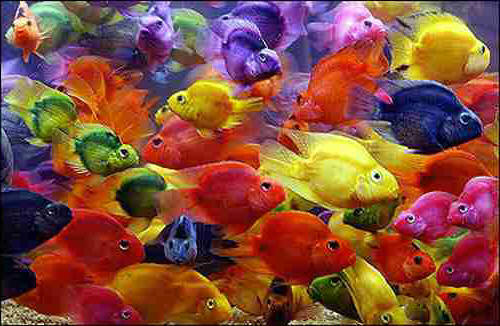
#> input picture ps_2/fish.jpg, 500 x 326 px
$ python colorQuantizationMain.py
#> lines starting #> are read from the running program, lines starting #| are printed output that depends on the picture
### ps_2/quantizeRGB.py
#!/usr/bin/python3
"""Code to quantize RGB image using k-means clustering"""

# Importing Modules
import imageio
import matplotlib.pyplot as plt
import numpy as np
from scipy.cluster.vq import kmeans2
from skimage import img_as_ubyte as convertToInt

# Authorship Information
__author__ = "Harsh Bhate"
__email__ = "bhate@gatech.edu"

# Helper Functions
# [24 lines left out: function view_image, not called in this run]

# QuantizedRGB Function
def quantizeRGB(origImg, k):
    """Quantizes image in the 3D RGB space using k-means clustering
    Parameters
    ----------
    origImg : array_like (np.uint8)
        The original image of shape M * N * 3 in RGB format
    k : int
        Number of centers for clustering
    Returns
    -------
    outputImg : array_like (np.uint8)
        Quantized image of shape
    meanColors : array_like
        Array containing location of the k centers (k*3)
    """
    # Extracting the shape information for the image
    h, w, c = origImg.shape
    # Converting image to float
    origImg = np.array(origImg, dtype=np.float64)/255
    # Running sanity check
    assert c == 3, "Image is not color!"
    # Generating a pixel matrix (reshaped image)
    pixelImg = np.reshape(origImg, (-1, c))
    # Performing k-means clustering
    meanColors, pixelLabel = kmeans2(pixelImg, k, iter=25)
    # Reshaping to get quantized image back
    quantizedImg = np.zeros((h,w,c))
    labelID = 0
    for i in range(h):
        for j in range(w):
            quantizedImg[i][j] = meanColors[pixelLabel[labelID]]
            labelID += 1
    # Renormalizing
    outputImg = convertToInt(quantizedImg)
    return [outputImg, meanColors]

# Test
# [23 lines left out: function test_quantizeRGB, not called in this run]

# Comment if test is not required
# Main
# [2 lines that do not run on import are left out]

### ps_2/quantizeHSV.py
#!/usr/bin/python3
"""Code to quantize HSV image using k-means clustering"""

# Importing Modules
import imageio
import matplotlib.pyplot as plt
import numpy as np
from scipy.cluster.vq import kmeans2
from skimage import img_as_ubyte as convertToInt
from skimage.color import rgb2hsv as convertToHSV
from skimage.color import hsv2rgb as convertToRGB


# Authorship Information
__author__ = "Harsh Bhate"
__email__ = "bhate@gatech.edu"

# Helper Functions
# [24 lines left out: function view_image, not called in this run]

# QuantizedHSV Function
def quantizeHSV(origImg, k):
    """Quantizes image in the 3D HSV space using k-means clustering
    Parameters
    ----------
    origImg : array_like (np.uint8)
        The original image of shape M * N * 3 in RGB format
    k : int
        Number of centers for clustering
    Returns
    -------
    outputImg : array_like (np.uint8)
        Quantized image of shape M * N * 3 in RGB
    meanColors : array_like
        Array containing location of the k centers (k*3)
    """
    # Extracting the shape information for the image
    h, w, c = origImg.shape
    # Running sanity check
    assert c == 3, "Image is not color!"
    # Converting image to hsv
    hsvImg = convertToHSV(origImg)
    hueImg = hsvImg[:, :, 0]
    satImg = hsvImg[:, :, 1]
    valImg = hsvImg[:, :, 2]
    # Generating a pixel matrix (reshaped image)
    pixelImg = np.reshape(hueImg, (-1, 1))
    # Performing k-means clustering
    meanHues, pixelLabel = kmeans2(pixelImg, k)
    # Reshaping to get quantized image back
    quantizedImg = np.zeros((h,w))
    labelID = 0
    for i in range(h):
        for j in range(w):
            quantizedImg[i][j] = meanHues[pixelLabel[labelID]]
            labelID += 1
    # Adding to the colorspace
    outputHSV = np.dstack((quantizedImg, satImg, valImg))
    outputImg = convertToInt(convertToRGB(outputHSV))
    return [outputImg, meanHues]

# Test
# [23 lines left out: function test_quantizeHSV, not called in this run]

# Comment if test is not required
# Main
# [2 lines that do not run on import are left out]

### ps_2/computeQuantizationError.py
#!/usr/bin/python3
"""Code to compute SSD Quantization error"""

# Importing Modules
import imageio
import matplotlib.pyplot as plt
import numpy as np

# Importing custom modules
from quantizeHSV import quantizeHSV
from quantizeRGB import quantizeRGB

# Authorship Information
__author__ = "Harsh Bhate"
__email__ = "bhate@gatech.edu"

# QuantizedHSV Function
def computeQuantizationError(origImg, quantizedImg):
    """Computes the quantization error between original
    and quantized image.
    Parameters
    ----------
    origImg : array_like (np.uint8)
        The original image of shape M * N * 3 in RGB format
    quantizedImg : array_like (np.uint8)
        The quantized image of shape M * N * 3 in RGB format
    Returns
    -------
    error : float
        The error value between the original and quantized image
    """
    # Convert the images to float and normalize
    origImg = np.array(origImg, dtype=np.float64)/255
    quantizedImg = np.array(quantizedImg, dtype=np.float64)/255
    # Compute error
    errorImg = origImg - quantizedImg
    squaredError = np.square(errorImg)
    error = np.sum(squaredError)
    return error

# Test
# [27 lines left out: function test_computeQuantizationError, not called in this run]

# Comment if test is not required
# Main
# [2 lines that do not run on import are left out]

### ps_2/getHueHists.py
#!/usr/bin/python3
"""Code to generate Hue Histograms"""

# Importing Modules
import imageio
import matplotlib.pyplot as plt
import numpy as np
from scipy.cluster.vq import kmeans2
from skimage.color import rgb2hsv as convertToHSV

# Authorship Information
__author__ = "Harsh Bhate"
__email__ = "bhate@gatech.edu"

# Helper functions
# [28 lines left out: function view_histogram, not called in this run]

# HueHist
def getHueHists(im, k):
    """Generates histogram for hue and quantized hue
    Parameters
    ----------
    im : array_like (np.uint8)
        The original image of shape M * N * 3 in RGB format
    k : int
        Number of cluster centers
    Returns
    -------
        histEqual : array_like
            The hue histogram of image
        histClustered : array_like
            The hue histogram of quantized image
    """
    h, w, c = im.shape
    # Convert image to HSV
    hsvIm = convertToHSV(im)
    hueIm = hsvIm[:,:,0]
    # Quantize HSV
    # Generating a pixel matrix (reshaped image)
    pixelImg = np.reshape(hueIm, (-1, 1))
    # Performing k-means clustering
    meanHues, pixelLabel = kmeans2(pixelImg, k)
    # Reshaping to get quantized image back
    quantizedIm = np.zeros((h,w))
    labelID = 0
    for i in range(h):
        for j in range(w):
            quantizedIm[i][j] = meanHues[pixelLabel[labelID]]
            labelID += 1
    # Generate histogram
    histEqual, _ = np.histogram(hueIm.ravel(),
                    bins=360)
    histClustered, _ = np.histogram(quantizedIm.ravel(),
                    bins=360)
    # Display plot
    plt.show()
    return [histEqual,histClustered]

# Test
# [15 lines left out: function test_getHueHists, not called in this run]

# Comment if test is not required
# Main
# [2 lines that do not run on import are left out]

### ps_2/colorQuantizationMain.py
#!/usr/bin/python3
"""Code to compute color Quantization"""

# Importing Modules
import imageio
import matplotlib.pyplot as plt
import numpy as np

# Importing custom modules
from quantizeHSV import quantizeHSV
from quantizeRGB import quantizeRGB
from computeQuantizationError import computeQuantizationError
from getHueHists import getHueHists

# Authorship Information
__author__ = "Harsh Bhate"
__email__ = "bhate@gatech.edu"

# Setting Matplotlib Parameters
# Settings for LaTeX rendering
# Please comment if your system does not have a native
# LaTeX rendering software
plt.rc('text', usetex=True)
plt.rc('font', family='serif')
plt.rc('xtick', labelsize=10)
plt.rc('ytick', labelsize=10)
font = {'family' : 'serif', 'size'   : 10}
plt.rc('font', **font)


# Loading the mail Image
origImg = imageio.imread("fish.jpg")
#> origImg is the input picture: shape (326, 500, 3); mean R, G, B 132.5, 77.5, 60.6

# Quantizing for low k values, k = 5
k = 5
print ("Computing Quantized Images for k = %d"%(k))

# Computing quantizations
# Computing the RGB quantization
outputRGB, meanColors = quantizeRGB(origImg, k)
#> in quantizeRGB, `meanColors, pixelLabel = kmeans2(pixelImg, k, iter=25)`: meanColors = [[0.534, 0.4, 0.605], [0.827, 0.781, 0.419], [0.543, 0.135, 0.0787], [0.19, 0.142, 0.208], [0.683, 0.404, 0.144]]
#> after the loop in quantizeRGB, `for i in range(h):`:
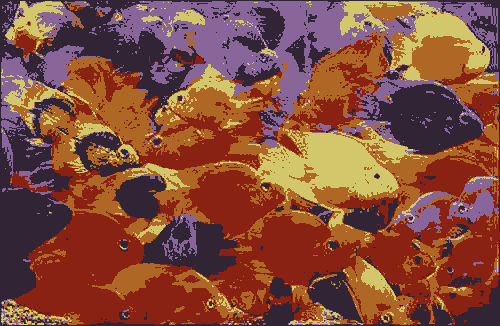
#> quantizedImg: shape (326, 500, 3) float64; mean of channels 0, 1, 2 0.52, 0.304, 0.238; drawn as R, G, B
#> after the loop in quantizeRGB, `for i in range(h):`: labelID = 163000
# Computing the HSV quantization
outputHSV, meanHues = quantizeHSV(origImg, k)
#> in quantizeHSV, `valImg = hsvImg[:, :, 2]`:
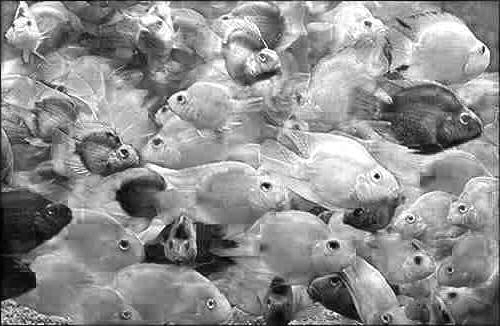
#> valImg: shape (326, 500) float64; min 0, max 1, mean 0.561
#> in quantizeHSV, `meanHues, pixelLabel = kmeans2(pixelImg, k)`: meanHues = [0.702, 0.94, 0.147, 0.34, 0.0399]
#> after the loop in quantizeHSV, `for i in range(h):`:
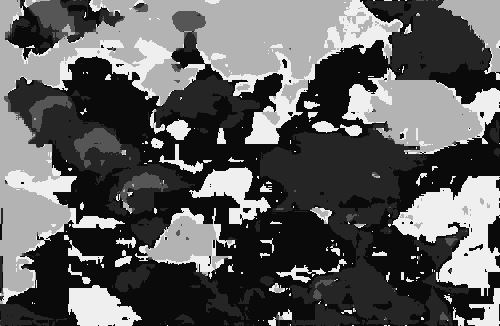
#> quantizedImg: shape (326, 500) float64; min 0.0399, max 0.94, mean 0.366
#> after the loop in quantizeHSV, `for i in range(h):`: labelID = 163000
#> in quantizeHSV, `outputImg = convertToInt(convertToRGB(outputHSV))`:
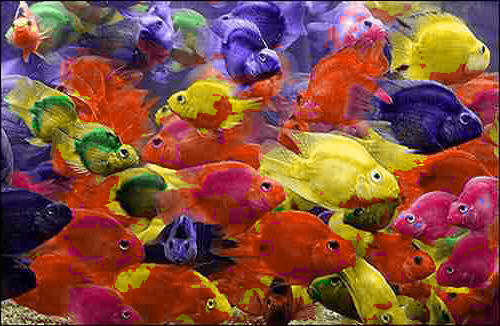
#> outputImg: shape (326, 500, 3); mean of channels 0, 1, 2 132.1, 78.1, 61.3; drawn as R, G, B
#> meanHues = [0.702, 0.94, 0.147, 0.34, 0.0399]

# Computing Errors
errorRGB = computeQuantizationError(origImg, outputRGB)
#> in computeQuantizationError, `error = np.sum(squaredError)`: error = 7318.6
#> errorRGB = 7318.6
errorHSV = computeQuantizationError(origImg, outputHSV)
#> in computeQuantizationError (call 2), `errorImg = origImg - quantizedImg`:
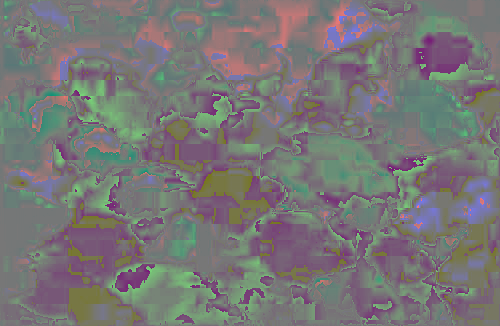
#> errorImg: shape (326, 500, 3) float64; mean of channels 0, 1, 2 0.00153, -0.00227, -0.00268; drawn with min black and max white
#> in computeQuantizationError (call 2), `squaredError = np.square(errorImg)`:
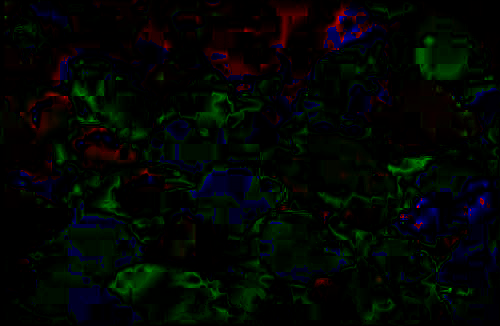
#> squaredError: shape (326, 500, 3) float64; mean of channels 0, 1, 2 0.00134, 0.00349, 0.00185; drawn with min black and max white
#> in computeQuantizationError (call 2), `error = np.sum(squaredError)`: error = 1089.9
#> errorHSV = 1089.9

# Computing hue histograms
histOrg, histQuantized = getHueHists(origImg, k)
#> in getHueHists, `meanHues, pixelLabel = kmeans2(pixelImg, k)`: meanHues = [-0.558, 0.263, 0.702, 0.0724, 0.94]
#> after the loop in getHueHists, `for i in range(h):`:
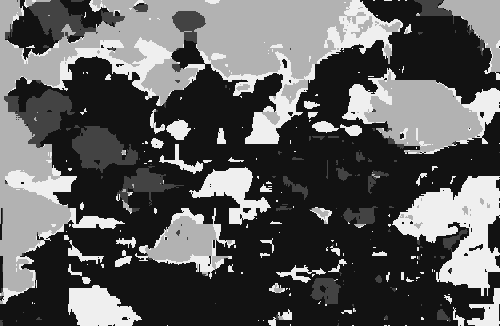
#> quantizedIm: shape (326, 500) float64; min 0.0724, max 0.94, mean 0.366
#> after the loop in getHueHists, `for i in range(h):`: labelID = 163000
#> in getHueHists, `histEqual, _ = np.histogram(hueIm.ravel(), bins=360)`: histEqual = 360 values, max 2909 at index 3, min 0 at index 179, mean 452.8
#> in getHueHists, `histClustered, _ = np.histogram(quantizedIm.ravel(), bins=360)`: histClustered = 360 values, max 90357 at index 0, min 0 at index 1, mean 452.8
#> histOrg has the same summary as histEqual in getHueHists; histQuantized has the same summary as histClustered in getHueHists

# Display Error
print ("Error in RGB Quantization = %.2f"%(errorRGB))
#| Error in RGB Quantization = 7318.55
print ("Error in HSV Quantization = %.2f"%(errorHSV))
#| Error in HSV Quantization = 1089.87

# Displaying the quantized plots
fig1, axs = plt.subplots(1,3)
# Subplot 1
axs[0].imshow(origImg)
axs[0].set_title(r'Original Image')
# Subplot 2
axs[1].imshow(outputRGB)
axs[1].set_title(r'\small RGB Quantized Image$(e= %.2f)$'%(errorRGB))
# Subplot 3
axs[2].imshow(outputHSV)
axs[2].set_title(r'\small HSV Quantized Image $(e = %.2f)$'%(errorHSV))
# Labels
fig1.suptitle(r'\textbf{Quantization Output} $(k=5)$')
# Display plot
#> (the run stopped early here; a loop or call above may not have finished)
